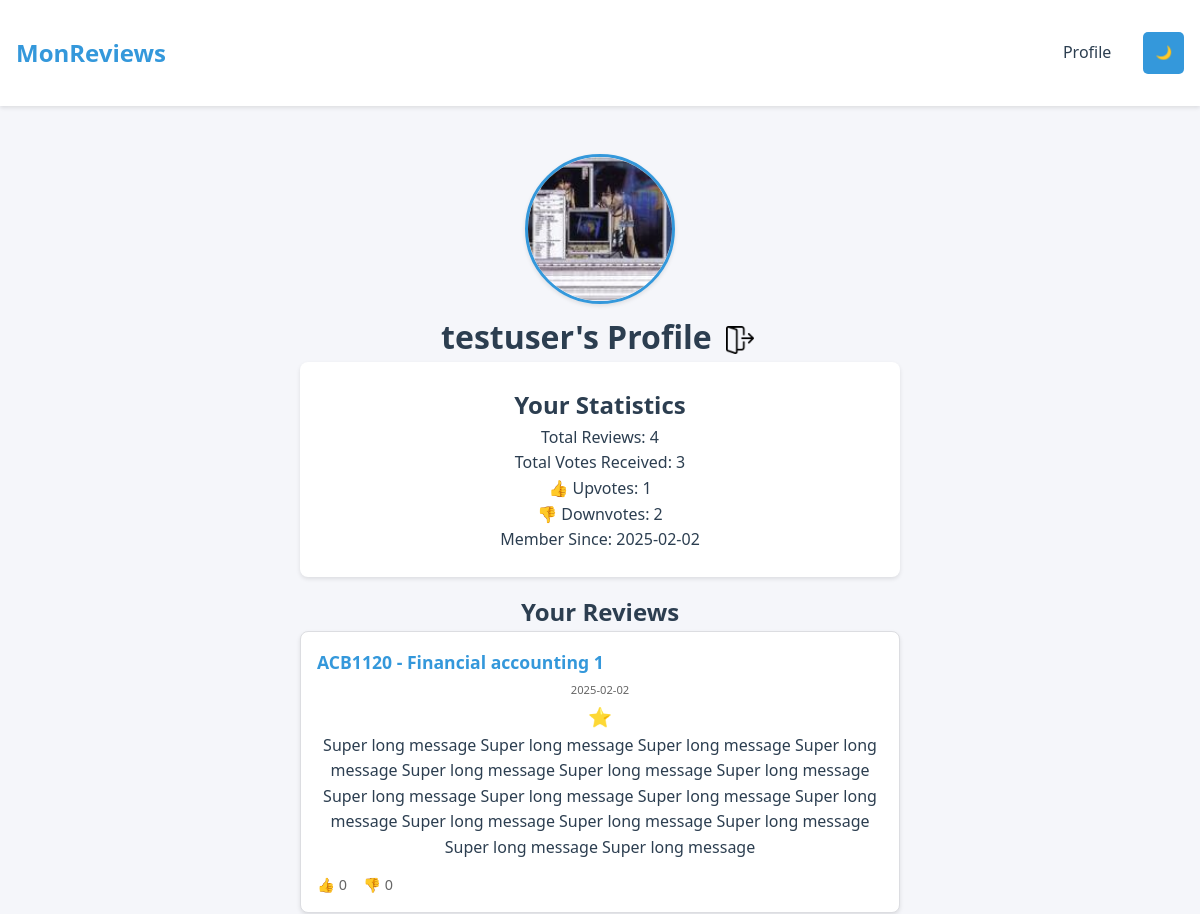
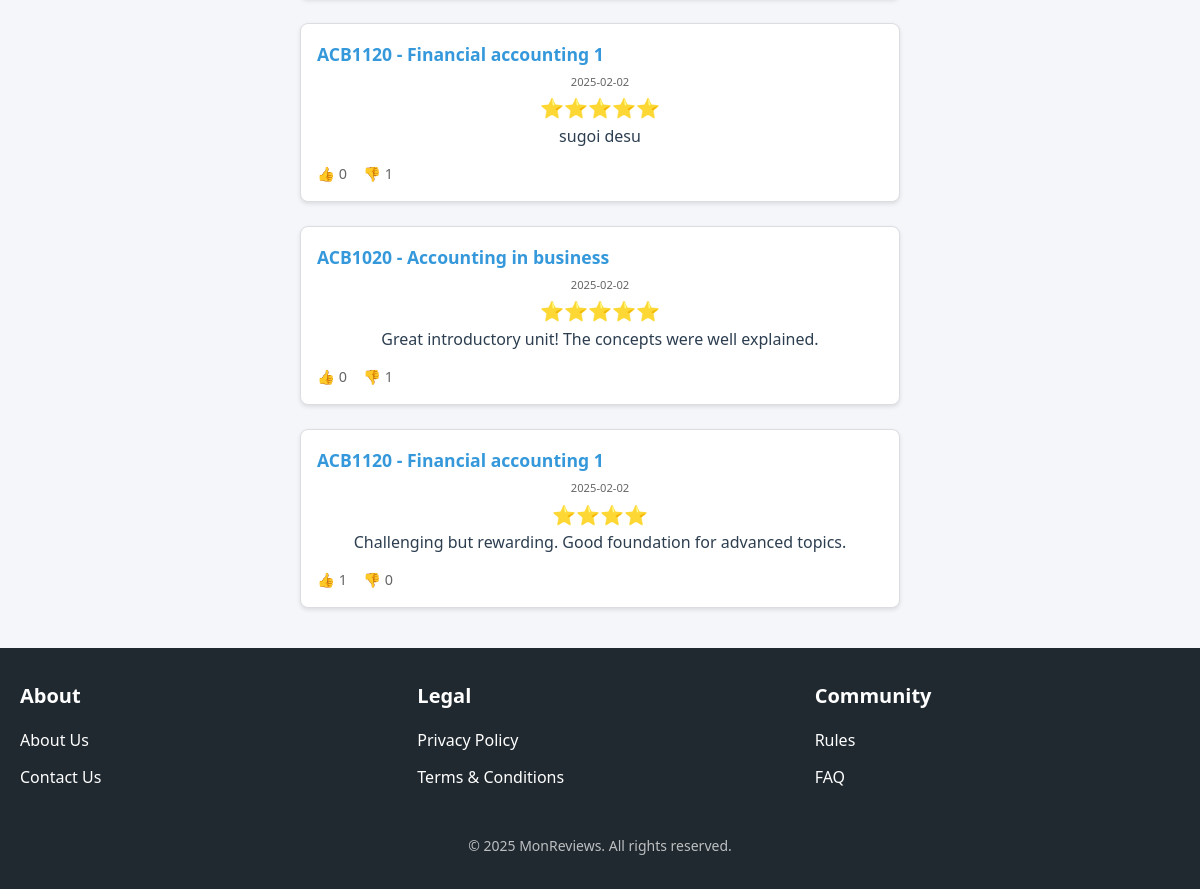
The app's page /profile (signed in) with its own data (2 pictures, top to bottom).
### app/models.py (models this page shows, shortened)
class User(UserMixin, db.Model):
    id = db.Column(db.Integer, primary_key=True)
    username = db.Column(db.String(64), unique=True, nullable=False)
    password_hash = db.Column(db.String(128))
    timestamp = db.Column(db.DateTime, default=datetime.utcnow)
    is_verified = db.Column(db.Boolean, default=False)
    reviews = db.relationship("Review", back_populates="user", foreign_keys="Review.user_id")
    profile_pic = db.Column(db.String(120), default='default.jpg')
    login_attempts = db.Column(db.Integer, default=0)
    locked_until = db.Column(db.DateTime)
    def get_total_votes(self):
        total_upvotes = 0
        total_downvotes = 0
        for review in self.reviews:
            total_upvotes += review.upvotes
            total_downvotes += review.downvotes
        return {
            'upvotes': total_upvotes,
            'downvotes': total_downvotes,
            'total': total_upvotes + total_downvotes
        }
    def get_profile_pic_url(self):
        return url_for('static', filename=f'pictures/{self.profile_pic}')

class Review(db.Model):
    id = db.Column(db.Integer, primary_key=True)
    content = db.Column(db.Text, nullable=False)
    rating = db.Column(db.Integer, nullable=False)
    timestamp = db.Column(db.DateTime, default=datetime.utcnow)
    is_anonymous = db.Column(db.Boolean, default=False)
    upvotes = db.Column(db.Integer, default=0)
    downvotes = db.Column(db.Integer, default=0)
    user_id = db.Column(db.Integer, db.ForeignKey('user.id'), nullable=False)
    unit_id = db.Column(db.Integer, db.ForeignKey('unit.id'), nullable=False)
    user = db.relationship("User", back_populates="reviews", foreign_keys=[user_id])
    unit = db.relationship("Unit", back_populates="reviews")

class Unit(db.Model):
    id = db.Column(db.Integer, primary_key=True, autoincrement=True)
    code = db.Column(db.String(20), unique=True, nullable=False)
    name = db.Column(db.String(255), nullable=False)
    faculty = db.Column(db.String(255), nullable=False)
    credit_points = db.Column(db.Integer, nullable=False)
    url = db.Column(db.String(500), nullable=False)
    upvotes = db.Column(db.Integer, default=0, nullable=False)
    downvotes = db.Column(db.Integer, default=0, nullable=False)
    assessment_details = db.Column(db.Text)
    reviews = db.relationship('Review', back_populates="unit", lazy='dynamic')

### app/routes.py (the view)
@main.route('/profile', methods=['GET', 'POST'])
@login_required
def profile():
    form = UpdateProfileForm()
    if form.validate_on_submit():
        if form.profile_pic.data:
            picture_file = save_profile_picture(form.profile_pic.data)
            current_user.profile_pic = picture_file
        current_user.username = form.username.data
        db.session.commit()
        flash('Your profile has been updated!', 'success')
        return redirect(url_for('main.profile'))
    elif request.method == 'GET':
        form.username.data = current_user.username
    page = request.args.get('page', 1, type=int)
    reviews = Review.query.filter(
        (Review.user_id == current_user.id)
    ).order_by(Review.timestamp.desc())
    reviews = reviews.paginate(
        page=page,
        per_page=current_app.config['REVIEWS_PER_PAGE'],
        error_out=False
    )
    return render_template('profile.html', user=current_user, reviews=reviews, form=form)

### app/__init__.py (called while the page is built)
def create_app(config_class=Config):
    app = Flask(__name__)
    app.config.from_object(config_class)
    app.config['SECRET_KEY'] = 'dev-secret-key'
    csrf = CSRFProtect(app)
    db.init_app(app)
    login_manager.init_app(app)
    mail.init_app(app)
    migrate.init_app(app, db)
    limiter = init_security(app)
    login_manager.login_view = 'auth.login'
    @app.errorhandler(429)  # Too Many Requests
    def ratelimit_handler(e):
        return "Too many requests. Please try again later.", 429
    @app.after_request
    def add_security_headers(response):
        for header, value in app.config['SECURITY_HEADERS'].items():
            response.headers[header] = value
        return response
    with app.app_context():
        from app.routes import main, auth
        app.register_blueprint(main)
        app.register_blueprint(auth)
        db.create_all()
    return app

### app/models.py (called while the page is built)
@login_manager.user_loader
def load_user(id):
    return User.query.get(int(id))

@event.listens_for(Engine, "connect")
def set_sqlite_pragma(dbapi_connection, connection_record):
    if isinstance(dbapi_connection, SQLite3Connection):
        cursor = dbapi_connection.cursor()
        cursor.execute("PRAGMA foreign_keys=ON;")
        cursor.close()

### app/templates/profile.html (shortened to what this page needs)
{% extends "base.html" %}
{% block content %}
    <div class="profile-section">
        <div class="profile-pic-container">
        <img src="{{ current_user.get_profile_pic_url() }}" alt="Profile Picture" class="profile-pic">
        </div>
        <div class="name-container">
        <h1>{{ current_user.username }}'s Profile</h1>
        <a class = "logout-photo" href="{{ url_for('auth.logout') }}"><img class="logout-photo" src="{{ url_for('static', filename='pictures/logout.png') }}" alt="Logout"></a>
        </div>
        <div class="stats-card">
            <h2>Your Statistics</h2>
            <p>Total Reviews: {{ reviews.total }}</p>
            {% set vote_stats = current_user.get_total_votes() %}
            <p>Total Votes Received: {{ vote_stats.total }}</p>
            <p>👍 Upvotes: {{ vote_stats.upvotes }}</p>
            <p>👎 Downvotes: {{ vote_stats.downvotes }}</p>
            <p>Member Since: {{ current_user.timestamp.strftime('%Y-%m-%d') }}</p>
        </div>
        <div class="user-reviews">
            <h2>Your Reviews</h2>
            {% if reviews.items %}
                {% for review in reviews.items %}
                    <div class="review-card">
                        <div class="review-header">
                            <a href="{{ url_for('main.unit', code=review.unit.code) }}">
                                {{ review.unit.code }} - {{ review.unit.name }}
                            </a>
                        </div>
                        <span class="review-date">{{ review.timestamp.strftime('%Y-%m-%d') }}</span>
                        <div class="review-rating">
                            {% for _ in range(review.rating) %}⭐{% endfor %}
                        </div>
                        <div class="review-content">
                            {{ review.content }}
                        </div>
                        <div class="review-stats">
                            <span>👍 {{ review.upvotes }}</span>
                            <span>👎 {{ review.downvotes }}</span>
                        </div>
                    </div>
                {% endfor %}
            {% else %}
                <p>You haven't written any reviews yet.</p>
            {% endif %}
        </div>
    </div>
{% endblock %}

### app/templates/base.html (shortened to what this page needs)
<!DOCTYPE html>
<html lang="en">
<head>
  <link rel="stylesheet" href="{{ url_for('static', filename='/css/style.css') }}">
</head>
<body>
    <nav>
    <div class="nav-container">
        <a href="{{ url_for('main.home') }}" class="logo">MonReviews</a>
        <div class="nav-links">
        {% if current_user.is_authenticated %}
            <a href="{{ url_for('main.profile') }}">Profile</a>
        {% else %}
            <a href="{{ url_for('auth.login') }}">Login</a>
            <a href="{{ url_for('auth.register') }}">Register</a>
        {% endif %}
            <button id="dark-mode-toggle" class="dark-mode-toggle">
                <span id="dark-mode-icon">🌙</span>
            </button>
        </div>
    </div>
    </nav>
  <main>
    {% block content %}{% endblock %}
  </main>
  <footer class="footer">
    <div class="footer-container">
      <div class="footer-section">
        <h3>About</h3>
        <ul>
          <li><a href="{{ url_for('main.about') }}">About Us</a></li>
          <li><a href="{{ url_for('main.contact') }}">Contact Us</a></li>
        </ul>
      </div>
      <div class="footer-section">
        <h3>Legal</h3>
        <ul>
          <li><a href="{{ url_for('main.privacy_policy') }}">Privacy Policy</a></li>
          <li><a href="{{ url_for('main.terms_conditions') }}">Terms & Conditions</a></li>
        </ul>
      </div>
      <div class="footer-section">
        <h3>Community</h3>
        <ul>
          <li><a href="{{ url_for('main.rules') }}">Rules</a></li>
          <li><a href="{{ url_for('main.faq') }}">FAQ</a></li>
        </ul>
      </div>
    </div>
    <div class="footer-bottom">
      <p>&copy; 2025 MonReviews. All rights reserved.</p>
    </div>
  </footer>
</body>
</html>

### app/static/css/style.css (style rules this page uses)
:root { --primary-color: #3498db; --secondary-color: #2980b9; --background-color: #f5f6fa; --text-color: #2c3e50; --border-color: #dcdde1; --success-color: #2ecc71; --error-color: #e74c3c; }
* { margin: 0; padding: 0; box-sizing: border-box; }
html, body { width: 100%; overflow-x: hidden; font-family: 'Segoe UI', Tahoma, Geneva, Verdana, sans-serif; line-height: 1.6; color: var(--text-color); background-color: var(--background-color); }
nav { background-color: white; box-shadow: 0 2px 4px rgba(0, 0, 0, 0.1); padding: 1rem 0; margin-bottom: 2rem; }
.nav-links { display: flex; gap: 1rem; flex-wrap: wrap; }
.nav-links a { color: var(--text-color); text-decoration: none; padding: 0.5rem 1rem; border-radius: 4px; transition: background-color 0.3s; white-space: nowrap; }
main { max-width: 100%; margin: 1rem auto; padding: 0 1rem; }
.nav-container { max-width: 1200px; margin: 0 auto; padding: 1rem; display: flex; justify-content: space-between; align-items: center; }
.logo { font-size: 1.5rem; font-weight: bold; color: var(--primary-color); text-decoration: none; }
.nav-links a { margin-left: 1rem; color: var(--text-color); text-decoration: none; }
.profile-section { position: relative; text-align: center; }
.profile-pic { width: 150px; height: 150px; border-radius: 50%; object-fit: cover; border: 3px solid var(--primary-color); box-shadow: 0 2px 4px rgba(0,0,0,0.1); }
.profile-pic-container { position: relative; display: inline-block; cursor: pointer; }
.review-card { max-width: 600px; width: 100%; }
.review-date { font-size: 0.7rem; }
.dark-mode-toggle { top: 10px; right: 10px; background: var(--primary-color); color: white; border: none; padding: 8px 12px; border-radius: 5px; cursor: pointer; }

### app/static/css/unitcontainer.css (style rules this page uses)
.unit-card, .review-card, .stats-card { background: white; border-radius: 8px; padding: 1.5rem; margin-bottom: 1rem; box-shadow: 0 2px 4px rgba(0, 0, 0, 0.1); max-width: 100%; }

### app/static/css/footer.css (style rules this page uses)
html, body { height: 100%; margin: 0; display: flex; flex-direction: column; }
main { flex: 1; padding: 20px; }
.footer { background-color: #202930; color: white; padding: 2rem 0; margin-top: 0; }
.footer-container { max-width: 1200px; margin: 0 auto; display: flex; justify-content: space-between; gap: 2rem; padding: 0 20px; }
.footer-section { flex: 1; }
.footer-section h3 { font-size: 1.25rem; margin-bottom: 1rem; }
.footer-section ul { list-style: none; padding: 0; }
.footer-section ul li { margin-bottom: 0.75rem; }
.footer-section ul li a { color: white; text-decoration: none; transition: color 0.3s ease; }
.footer-bottom { text-align: center; margin-top: 2rem; font-size: 0.875rem; color: rgba(255, 255, 255, 0.7); }

### app/static/css/review.css (style rules this page uses)
.review-header { display: flex; justify-content: space-between; align-items: center; }
.review-date { font-size: 0.9rem; color: #666; }

### app/static/css/profile.css (style rules this page uses)
.review-card { margin-bottom: 1.5rem; padding: 1rem; border: 1px solid var(--border-color); border-radius: 8px; background-color: white; box-shadow: 0 2px 4px rgba(0, 0, 0, 0.1); }
.review-header { display: flex; justify-content: space-between; align-items: center; }
.review-header a { font-size: 1.1rem; font-weight: bold; color: var(--primary-color); text-decoration: none; transition: color 0.3s ease; }
.review-date { font-size: 0.9rem; color: #666; }
.review-rating { color: #facc15; font-size: 1.2rem; }
.review-content { margin-bottom: 0.75rem; line-height: 1.6; color: var(--text-color); }
.review-stats { display: flex; gap: 1rem; font-size: 0.9rem; color: #666; }
.review-stats span { display: flex; align-items: center; gap: 0.25rem; }
.logout-photo { width: 28px; height: 28px; object-fit: cover; margin-right: 0.5rem; margin-left: 0.2rem; margin-top: 2px; }
.name-container { display: flex; align-items: center; gap: 0.5rem; justify-content: center; }

### records on screen
User: get_profile_pic_url (picture), username "testuser", timestamp "2025-02-02"
Review: unit.code "ACB1120", unit.name "Financial accounting 1", timestamp "2025-02-02", rating 1 (drawn), content "Super long message Super long message Super long message Super long message Super long message Super long message Super long message Super long message Super long message Super long message Super long message Super long message Super long message Super long message Super long message Super long message", upvotes "0", downvotes "0"
Review: unit.code "ACB1120", unit.name "Financial accounting 1", timestamp "2025-02-02", content "sugoi desu", upvotes "0", downvotes "1"
Review: unit.code "ACB1020", unit.name "Accounting in business", timestamp "2025-02-02", content "Great introductory unit! The concepts were well explained.", upvotes "0", downvotes "1"
Review: unit.code "ACB1120", unit.name "Financial accounting 1", timestamp "2025-02-02", content "Challenging but rewarding. Good foundation for advanced topics.", upvotes "1", downvotes "0"

### other values on screen
{{ reviews.total }} "4"
{{ vote_stats.total }} "3"
{{ vote_stats.upvotes }} "1"
{{ vote_stats.downvotes }} "2"
